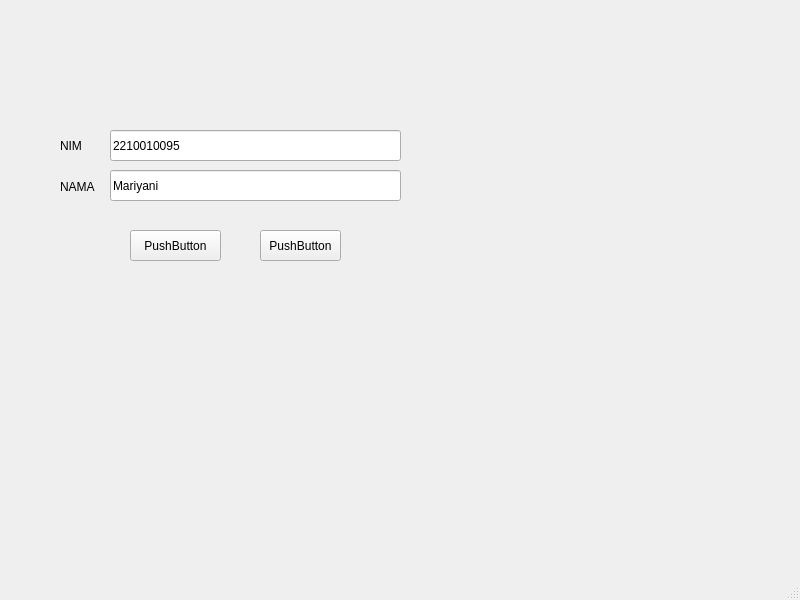
<?xml version="1.0" encoding="UTF-8"?>
<ui version="4.0">
 <class>MainWindow</class>
 <widget class="QMainWindow" name="MainWindow">
  <property name="geometry">
   <rect>
    <x>0</x>
    <y>0</y>
    <width>800</width>
    <height>600</height>
   </rect>
  </property>
  <property name="windowTitle">
   <string>MainWindow</string>
  </property>
  <widget class="QWidget" name="centralwidget">
   <widget class="QLabel" name="label">
    <property name="geometry">
     <rect>
      <x>60</x>
      <y>130</y>
      <width>71</width>
      <height>31</height>
     </rect>
    </property>
    <property name="text">
     <string>NIM</string>
    </property>
   </widget>
   <widget class="QLabel" name="label_2">
    <property name="geometry">
     <rect>
      <x>60</x>
      <y>180</y>
      <width>47</width>
      <height>13</height>
     </rect>
    </property>
    <property name="text">
     <string>NAMA</string>
    </property>
   </widget>
   <widget class="QLineEdit" name="lineEdit">
    <property name="geometry">
     <rect>
      <x>110</x>
      <y>130</y>
      <width>291</width>
      <height>31</height>
     </rect>
    </property>
    <property name="text">
     <string>2210010095</string>
    </property>
   </widget>
   <widget class="QLineEdit" name="lineEdit_2">
    <property name="geometry">
     <rect>
      <x>110</x>
      <y>170</y>
      <width>291</width>
      <height>31</height>
     </rect>
    </property>
    <property name="text">
     <string>Mariyani</string>
    </property>
   </widget>
   <widget class="QPushButton" name="pushButton">
    <property name="geometry">
     <rect>
      <x>130</x>
      <y>230</y>
      <width>91</width>
      <height>31</height>
     </rect>
    </property>
    <property name="text">
     <string>PushButton</string>
    </property>
   </widget>
   <widget class="QPushButton" name="pushButton_2">
    <property name="geometry">
     <rect>
      <x>260</x>
      <y>230</y>
      <width>81</width>
      <height>31</height>
     </rect>
    </property>
    <property name="autoFillBackground">
     <bool>false</bool>
    </property>
    <property name="text">
     <string>PushButton</string>
    </property>
   </widget>
  </widget>
  <widget class="QMenuBar" name="menubar">
   <property name="geometry">
    <rect>
     <x>0</x>
     <y>0</y>
     <width>800</width>
     <height>21</height>
    </rect>
   </property>
  </widget>
  <widget class="QStatusBar" name="statusbar"/>
 </widget>
 <resources/>
 <connections/>
</ui>
